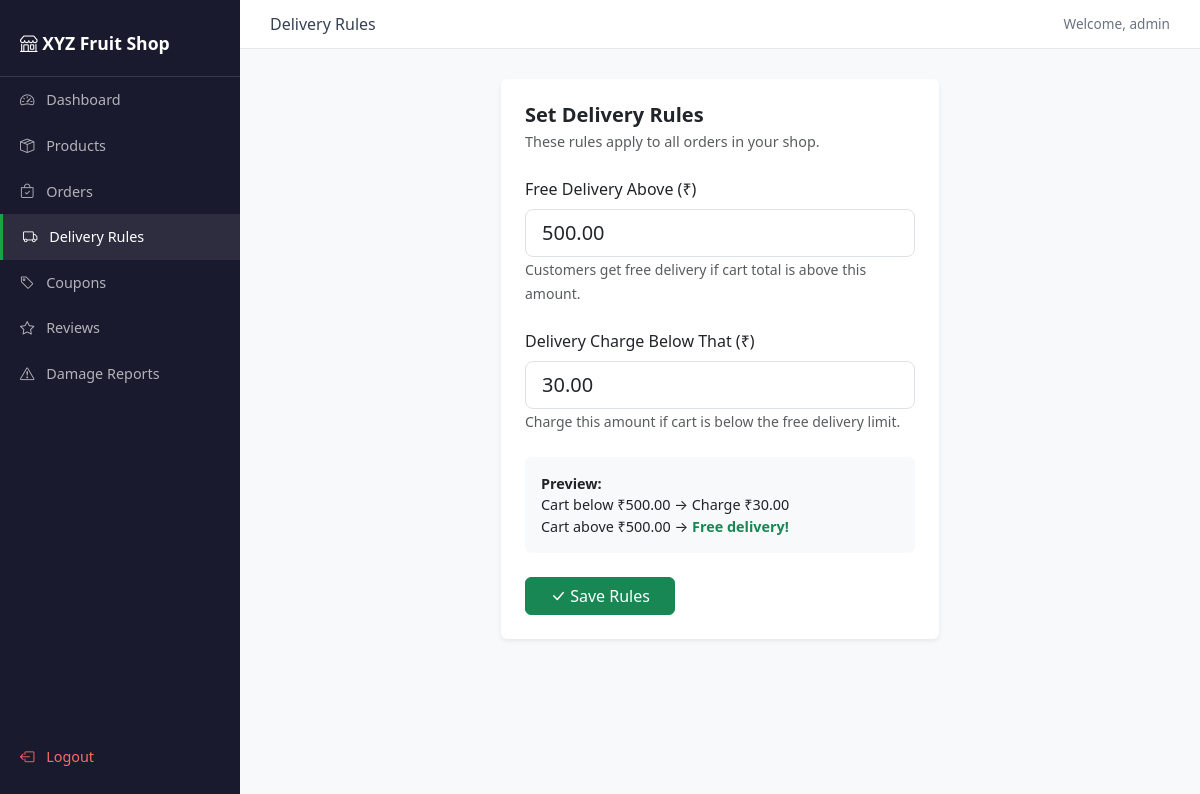
Screenshot of /dashboard/delivery/ (signed in) with the database file from the repository.
### store/models.py (models this page shows, shortened)
class Shop(models.Model):
    owner        = models.OneToOneField(User, on_delete=models.CASCADE)
    name         = models.CharField(max_length=100)
    slug         = models.SlugField(unique=True)
    tagline      = models.CharField(max_length=200, blank=True)
    logo         = models.ImageField(upload_to='logos/', blank=True, null=True)
    theme_color  = models.CharField(max_length=7, default='#16a34a')
    address      = models.TextField(blank=True)
    phone        = models.CharField(max_length=15, blank=True)
    email        = models.EmailField(blank=True)
    is_open      = models.BooleanField(default=True)
    closed_msg   = models.CharField(max_length=200, default='Shop is closed today. Please visit again!')
    created_at   = models.DateTimeField(auto_now_add=True)

class DeliveryRule(models.Model):
    shop                  = models.OneToOneField(Shop, on_delete=models.CASCADE, related_name='delivery_rule')
    free_delivery_above   = models.DecimalField(max_digits=8, decimal_places=2, default=500)
    delivery_charge       = models.DecimalField(max_digits=6, decimal_places=2, default=30)

### store/views.py (the view)
# urls.py: path('delivery/',  views.delivery_rule, name='delivery_rule'),
@login_required(login_url='/dashboard/login/')
def delivery_rule(request):
    shop = get_object_or_404(Shop, owner=request.user)
    rule, created = DeliveryRule.objects.get_or_create(shop=shop)
    if request.method == 'POST':
        rule.free_delivery_above = request.POST['free_delivery_above']
        rule.delivery_charge     = request.POST['delivery_charge']
        rule.save()
        messages.success(request, 'Delivery rule updated!')
    return render(request, 'dashboard/delivery.html', {'shop': shop, 'rule': rule})

### templates/dashboard/delivery.html (shortened to what this page needs)
{% extends 'base.html' %}
{% block page_title %}Delivery Rules{% endblock %}
{% block content %}
<div class="row justify-content-center">
    <div class="col-md-6">
        <div class="card border-0 shadow-sm">
            <div class="card-body p-4">
                <h5 class="fw-bold mb-1">Set Delivery Rules</h5>
                <p class="text-muted mb-4" style="font-size:0.9rem;">
                    These rules apply to all orders in your shop.
                </p>
                <form method="POST">
                    <div class="mb-4">
                        <label class="form-label fw-500">
                            Free Delivery Above (₹)
                        </label>
                        <input type="number" name="free_delivery_above"
                               class="form-control form-control-lg"
                               value="{{ rule.free_delivery_above }}"
                               step="0.01" required>
                        <small class="text-muted">
                            Customers get free delivery if cart total is above this amount.
                        </small>
                    </div>
                    <div class="mb-4">
                        <label class="form-label fw-500">
                            Delivery Charge Below That (₹)
                        </label>
                        <input type="number" name="delivery_charge"
                               class="form-control form-control-lg"
                               value="{{ rule.delivery_charge }}"
                               step="0.01" required>
                        <small class="text-muted">
                            Charge this amount if cart is below the free delivery limit.
                        </small>
                    </div>
                    <div class="p-3 bg-light rounded mb-4"
                         style="font-size:0.9rem;">
                        <strong>Preview:</strong><br>
                        Cart below ₹{{ rule.free_delivery_above }}
                        → Charge ₹{{ rule.delivery_charge }}<br>
                        Cart above ₹{{ rule.free_delivery_above }}
                        → <span class="text-success fw-bold">Free delivery!</span>
                    </div>
                    <button type="submit" class="btn btn-success px-4">
                        <i class="bi bi-check-lg"></i> Save Rules
                    </button>
                </form>
            </div>
        </div>
    </div>
</div>
{% endblock %}

### templates/base.html (shortened to what this page needs)
<!DOCTYPE html>
<html lang="en">
<head>
    <link href="https://cdn.jsdelivr.net/npm/bootstrap@5.3.0/dist/css/bootstrap.min.css" rel="stylesheet">
    <link href="https://cdn.jsdelivr.net/npm/bootstrap-icons@1.10.5/font/bootstrap-icons.css" rel="stylesheet">
</head>
<body>
{% if user.is_authenticated %}
<div class="sidebar">
    <div class="shop-name">
        <i class="bi bi-shop"></i>
        {% if shop %}{{ shop.name }}{% else %}LocalShop{% endif %}
    </div>
    <a href="{% url 'dashboard_home' %}" class="{% if request.resolver_match.url_name == 'dashboard_home' %}active{% endif %}">
        <i class="bi bi-speedometer2 nav-icon"></i> Dashboard
    </a>
    <a href="{% url 'product_list' %}" class="{% if 'product' in request.resolver_match.url_name %}active{% endif %}">
        <i class="bi bi-box-seam nav-icon"></i> Products
    </a>
    <a href="{% url 'order_list' %}" class="{% if 'order' in request.resolver_match.url_name %}active{% endif %}">
        <i class="bi bi-bag-check nav-icon"></i> Orders
    </a>
    <a href="{% url 'delivery_rule' %}" class="{% if request.resolver_match.url_name == 'delivery_rule' %}active{% endif %}">
        <i class="bi bi-truck nav-icon"></i> Delivery Rules
    </a>
    <a href="{% url 'coupon_list' %}" class="{% if request.resolver_match.url_name == 'coupon_list' %}active{% endif %}">
        <i class="bi bi-tag nav-icon"></i> Coupons
    </a>
    <a href="{% url 'review_list' %}" class="{% if request.resolver_match.url_name == 'review_list' %}active{% endif %}">
        <i class="bi bi-star nav-icon"></i> Reviews
    </a>
    <a href="{% url 'damage_reports' %}" class="{% if request.resolver_match.url_name == 'damage_reports' %}active{% endif %}">
        <i class="bi bi-exclamation-triangle nav-icon"></i> Damage Reports
    </a>
    <div style="position:absolute; bottom:20px; width:100%;">
        <a href="{% url 'owner_logout' %}" style="color:#ff6b6b;">
            <i class="bi bi-box-arrow-left nav-icon"></i> Logout
        </a>
    </div>
</div>
<div class="topbar">
    <span style="font-weight:500; color:#374151;">
        {% block page_title %}Dashboard{% endblock %}
    </span>
    <span style="font-size:0.85rem; color:#6b7280;">
        Welcome, {{ request.user.username }}
    </span>
</div>
{% endif %}
<div class="{% if user.is_authenticated %}main-content{% else %}container mt-5{% endif %}">
    {% block content %}{% endblock %}
</div>
</body>
</html>

### rows the page displays
Shop: name "XYZ Fruit Shop"
DeliveryRule: free_delivery_above "500.00", delivery_charge "30.00"

### other values shown
{{ request.user.username }} "admin"
